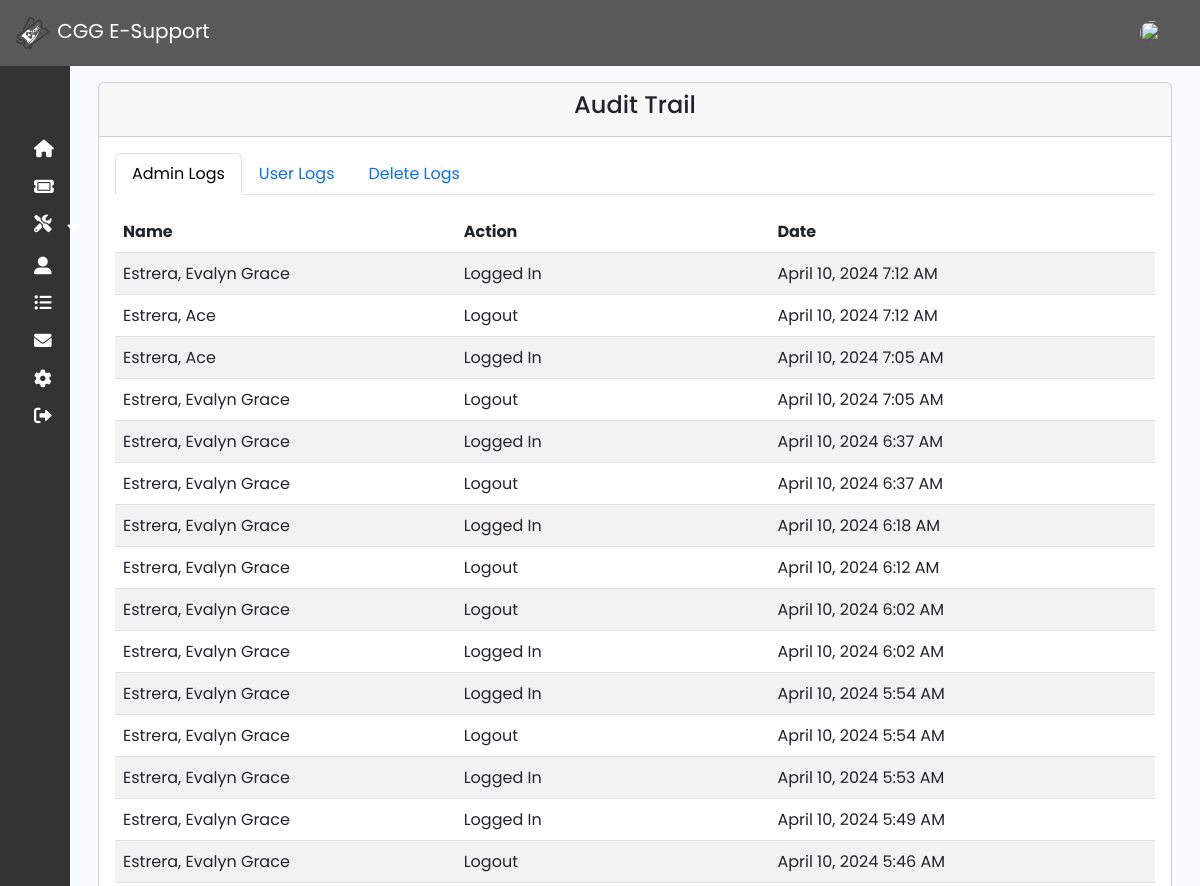
Before: /admin/audit.php (signed in, upper part) with the older database file.
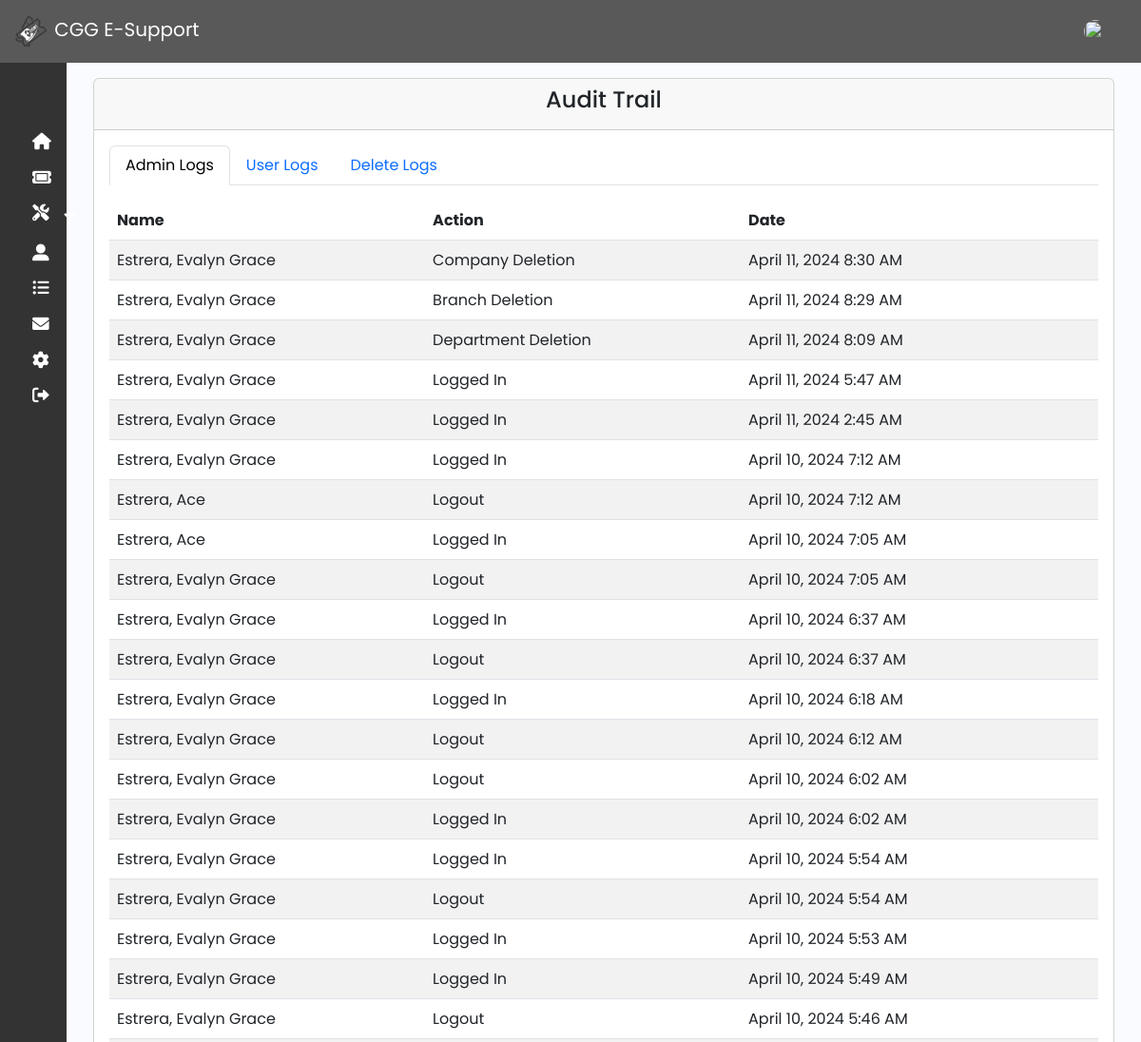
After: the same page with the newer database file.
### tables this page shows
CREATE TABLE `audit_trail` (
  `at_id` int(11) NOT NULL,
  `user_id` int(11) NOT NULL,
  `Action` varchar(550) NOT NULL,
  `Date` timestamp NOT NULL DEFAULT current_timestamp() ON UPDATE current_timestamp()
);

### admin/mysql_connect.php (called while the page is built, shortened)
<?php
$username ="root";

### admin/audit.php (the view, shortened to what this page needs)
<?php
include 'sidebar_navbar.php';
?>
<!DOCTYPE html>
<html lang="en">
<head>
    <link rel="stylesheet" href="https://cdnjs.cloudflare.com/ajax/libs/twitter-bootstrap/5.3.0/css/bootstrap.min.css">
    <link rel="stylesheet" href="https://cdnjs.cloudflare.com/ajax/libs/font-awesome/6.0.0-beta3/css/all.min.css">
    <link href="https://cdn.lineicons.com/4.0/lineicons.css" rel="stylesheet" />
<link rel="stylesheet" href="https://cdn.datatables.net/1.13.7/css/dataTables.bootstrap5.min.css">
    <link rel="stylesheet" href="css/sidebar.css">
</head>
<body>
    <div class="main p-3">
        <div class="container">
            <div class="row">
                <div class="col-md-12">
                    <div class="card">
                        <div class="card-header">
                            <div class="text-center">
                                <h4>Audit Trail</h4>
                            </div>
                        </div>
                        <div class="card-body">
                            <ul class="nav nav-tabs nav-tabs-bordered">
                                <li class="nav-item">
                                    <button class="nav-link active" data-bs-toggle="tab" data-bs-target="#admin-audit">Admin Logs</button>
                                </li>
                                <li class="nav-item">
                                    <button class="nav-link" data-bs-toggle="tab" data-bs-target="#user-audit">User Logs</button>
                                </li>
                                <li class="nav-item">
                                    <button class="nav-link" data-bs-toggle="tab" data-bs-target="#delete-audit">Delete Logs</button>
                                </li>
                            </ul>
                            <div class="tab-content mt-3">
                                <div class="tab-pane fade show active" id="admin-audit">
                                    <table id="adminTable" class="table table-striped" style="width:100%">
                                        <thead>
                                            <tr>
                                                <th>Name</th>
                                                <th>Action</th>
                                                <th>Date</th>
                                            </tr>
                                        </thead>
                                        <tbody>
                                            <?php
                                            $adminlogs = "SELECT audit_trail.user_id, audit_trail.Action, audit_trail.Date, CONCAT(user.lastname, ', ', user.firstname) AS NAME, user.role FROM audit_trail JOIN user ON audit_trail.user_id = user.user_id WHERE user.role = 0 ORDER BY audit_trail.Date DESC";
                                            $adminlogsResult = mysqli_query($con, $adminlogs);
                                            while ($row1 = mysqli_fetch_assoc($adminlogsResult)) {
                                                echo "<tr>";
                                                echo "<td>" . $row1['NAME'] . "</td>";
                                                echo "<td>" . $row1['Action'] . "</td>";
                                                echo "<td>" . date('F j, Y g:i A', strtotime($row1['Date'])) . "</td>";
                                                echo "</tr>";
                                            }
                                            ?>
                                        </tbody>
                                    </table>
                                </div>
                            </div>
                        </div>
                    </div>
                </div>
            </div>
        </div>
    </div>
</body>
</html>

### admin/sidebar_navbar.php (shortened to what this page needs)
<head>
</head>
<?php
$user_id = $_SESSION['auth_user']['user_id'];
include('mysql_connect.php');
?>
<nav class="navbar navbar-expand-lg navbar-dark" style="background-color: #595959;">
    <div class="container-fluid">
        <a class="navbar-brand" href="dashboard.php"><img src="img/logooo.png" height="40px" alt="CGG E-Support Logo"> CGG E-Support</a>
        <div class="collapse navbar-collapse" id="navbarSupportedContent">
            <ul class="navbar-nav ms-auto">
                <li class="nav-item">
                    <img src='<?php echo "../Images/" . $user_id . "-" . $username . "/" . $img ?>' alt="User Profile" class="nav-link rounded-circle" style="width: 40px; height: 40px;">
                </li>
                <li class="nav-item">
                    <a class="nav-link" href="admin_profile.php">
                    </a>
                </li>
            </ul>
        </div>
    </div>
</nav>
<div class="wrapper">
    <aside id="sidebar">
        <div class="d-flex">
            <button class="toggle-btn" type="button">
            </button>
        </div>
        <ul class="sidebar-nav">
            <li class="sidebar-item">
                <a href="dashboard.php" class="sidebar-link">
                    <i class="fa-solid fa-home"></i>
                </a>
            </li>
            <li class="sidebar-item">
                <a href="ticket.php" class="sidebar-link">
                    <i class="fa-solid fa-ticket"></i>
                </a>
            </li>
            <li class="sidebar-item">
                <a href="#" class="sidebar-link">
                    <i class="fa-solid fa-tools"></i>
                    <i class="fa fa-sort-down"></i>
                </a>
            </li>
            <li class="sidebar-item">
                <a href="user.php" class="sidebar-link">
                    <i class="fa-solid fa-user-large"></i>
                </a>
            </li>
            <li class="sidebar-item">
                <a href="audit.php" class="sidebar-link">
                <i class="fa-solid fa-list-ul"></i>
                </a>
            </li>
            <li class="sidebar-item">
                <a href="contact_us.php" class="sidebar-link">
                    <i class="fa-solid fa-envelope"></i>
                </a>
            </li>
            <li class="sidebar-item">
                <a href="admin_profile.php" class="sidebar-link">
                    <i class="fa fa-gear"></i>
                </a>
            </li>
            <div class="sidebar-item">
                <a href="logoutadmin.php" class="sidebar-link">
                    <i class="fa-solid fa-right-from-bracket"></i>
                </a>
            </div>
        </ul>
    </aside>

### admin/css/sidebar.css (style rules this page uses)
a { text-decoration: none; }
li { list-style: none; }
body { font-family: "Poppins", sans-serif; }
.wrapper { display: flex; }
.main { min-height: 100vh; width: 100%; overflow: hidden; transition: all 0.35s ease-in-out; background-color: #fafbfe; }
#sidebar { width: 70px; min-width: 70px; z-index: 1000; transition: all 0.25s ease-in-out; background-color: #333333; display: flex; flex-direction: column; }
.toggle-btn { background-color: transparent; cursor: pointer; border: 0; padding: 1rem 1.5rem; }
.sidebar-nav { padding: 2rem 0; flex: 1 1 auto; }
a.sidebar-link { padding: 0.625rem 1.625rem; color: #fff; display: block; font-size: 0.9rem; white-space: nowrap; border-left: 8px solid transparent; }
.sidebar-link i { font-size: 1.1rem; margin-right: 0.75rem; }
.sidebar-item { position: relative; }
.nav-item, .fa-solid { color: white; }
li { display: inline-block; }

Changed rows visible on the page:
added audit_trail: NAME "Estrera, Evalyn Grace", Action "Company Deletion", Date "April 11, 2024 8:30 AM"
added audit_trail: NAME "Estrera, Evalyn Grace", Action "Branch Deletion", Date "April 11, 2024 8:29 AM"
added audit_trail: NAME "Estrera, Evalyn Grace", Action "Department Deletion", Date "April 11, 2024 8:09 AM"
added audit_trail: NAME "Estrera, Evalyn Grace", Action "Logged In", Date "April 11, 2024 5:47 AM"
added audit_trail: NAME "Estrera, Evalyn Grace", Action "Logged In", Date "April 11, 2024 2:45 AM"
